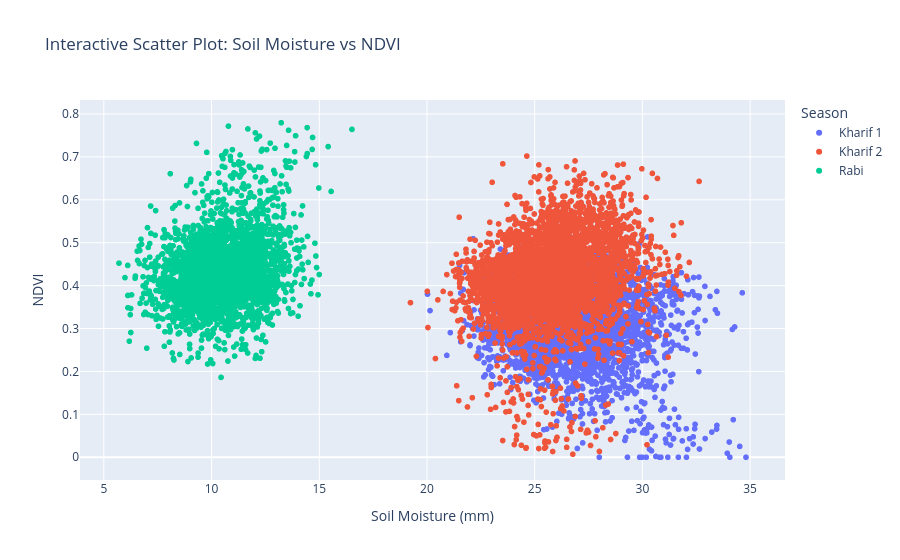

Notebook source saved alongside this figure:
### Code cell
fig = px.scatter(
    df_eda,
    x="Soil_Moisture_mm",
    y=target,
    color="Season",
    hover_data=["Crop_Name", "District", "Rainfall", "Heat_Stress_Days", "Avg_Salinity_Index"],
    title="Interactive Scatter Plot: Soil Moisture vs NDVI"
)
fig.update_layout(
    xaxis_title="Soil Moisture (mm)",
    yaxis_title="NDVI",
    legend_title="Season"
)
fig.show()

### Figure 1 — Plotly figure (JSON) as saved in the notebook; plotly's stock layout.template omitted (floating-point values rounded to 4 significant figures; data arrays with more than 128 entries replaced by an {"elided": "..."} marker saying what was removed)
{"data": [{"customdata": {"elided": "3326x5 mixed values"}, "hovertemplate": "Season=Kharif 1<br>Soil_Moisture_mm=%{x}<br>NDVI=%{y}<br>Crop_Name=%{customdata[0]}<br>District=%{customdata[1]}<br>Rainfall=%{customdata[2]}<br>Heat_Stress_Days=%{customdata[3]}<br>Avg_Salinity_Index=%{customdata[4]}<extra></extra>", "legendgroup": "Kharif 1", "marker": {"color": "#636efa", "symbol": "circle"}, "mode": "markers", "name": "Kharif 1", "showlegend": true, "type": "scattergl", "x": {"elided": "3326 float values"}, "xaxis": "x", "y": {"elided": "3326 float values"}, "yaxis": "y"}, {"customdata": {"elided": "3892x5 mixed values"}, "hovertemplate": "Season=Kharif 2<br>Soil_Moisture_mm=%{x}<br>NDVI=%{y}<br>Crop_Name=%{customdata[0]}<br>District=%{customdata[1]}<br>Rainfall=%{customdata[2]}<br>Heat_Stress_Days=%{customdata[3]}<br>Avg_Salinity_Index=%{customdata[4]}<extra></extra>", "legendgroup": "Kharif 2", "marker": {"color": "#EF553B", "symbol": "circle"}, "mode": "markers", "name": "Kharif 2", "showlegend": true, "type": "scattergl", "x": {"elided": "3892 float values"}, "xaxis": "x", "y": {"elided": "3892 float values"}, "yaxis": "y"}, {"customdata": {"elided": "2780x5 mixed values"}, "hovertemplate": "Season=Rabi<br>Soil_Moisture_mm=%{x}<br>NDVI=%{y}<br>Crop_Name=%{customdata[0]}<br>District=%{customdata[1]}<br>Rainfall=%{customdata[2]}<br>Heat_Stress_Days=%{customdata[3]}<br>Avg_Salinity_Index=%{customdata[4]}<extra></extra>", "legendgroup": "Rabi", "marker": {"color": "#00cc96", "symbol": "circle"}, "mode": "markers", "name": "Rabi", "showlegend": true, "type": "scattergl", "x": {"elided": "2780 float values"}, "xaxis": "x", "y": {"elided": "2780 float values"}, "yaxis": "y"}], "layout": {"legend": {"title": {"text": "Season"}, "tracegroupgap": 0}, "title": {"text": "Interactive Scatter Plot: Soil Moisture vs NDVI"}, "xaxis": {"anchor": "y", "domain": [0, 1], "title": {"text": "Soil Moisture (mm)"}}, "yaxis": {"anchor": "x", "domain": [0, 1], "title": {"text": "NDVI"}}}}
